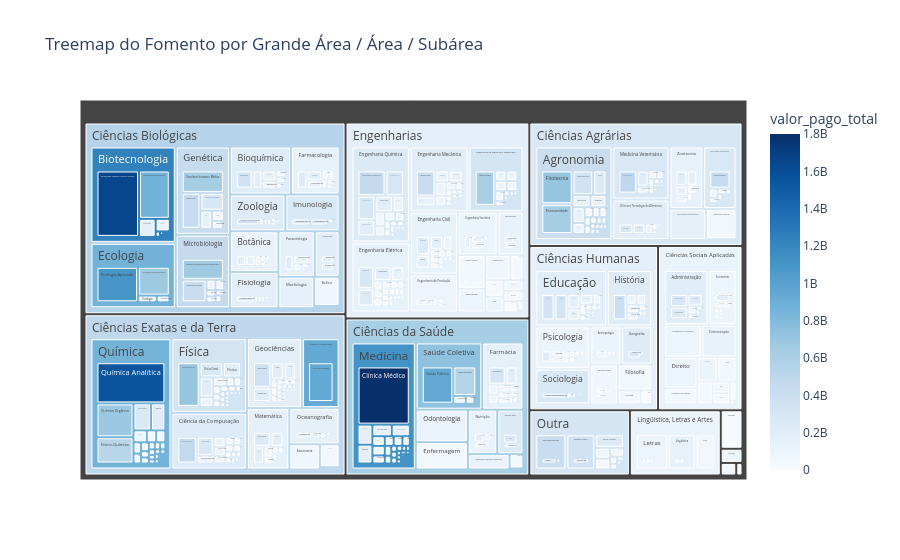

Notebook source saved alongside this figure:
### Markdown cell above
As grandes areas da saúde, biologicas e engenharias são as que mais recebem fomento no cnpq. -> tentar ligar com tipo_modalidade, já que ajuda muito na predicao

1. foi feito uma visualizacao hierarquica dos valores por area, grande area e subarea

### Code cell
import plotly.express as px

treemap_df = con.execute("""
SELECT
    grande_area,
    area,
    subarea,
    SUM(valor_pago) AS valor_pago_total
FROM 'dados/cnpq_com_capes.parquet'
GROUP BY grande_area, area, subarea
""").fetchdf()

treemap_df[['grande_area','area','subarea']] = treemap_df[['grande_area','area','subarea']].fillna('Unknown')

fig = px.treemap(
    treemap_df,
    path=['grande_area', 'area', 'subarea'],
    values='valor_pago_total',
    color='valor_pago_total',
    color_continuous_scale='Blues',
    title='Treemap do Fomento por Grande Área / Área / Subárea'
)

fig.show()

### Figure 1 — Plotly figure (JSON) as saved in the notebook; plotly's stock layout.template omitted (floating-point values rounded to 4 significant figures; data arrays with more than 128 entries replaced by an {"elided": "..."} marker saying what was removed)
{"data": [{"branchvalues": "total", "customdata": {"elided": "1732x1 float values"}, "domain": {"x": [0, 1], "y": [0, 1]}, "hovertemplate": "labels=%{label}<br>valor_pago_total_sum=%{value}<br>parent=%{parent}<br>id=%{id}<br>valor_pago_total=%{color}<extra></extra>", "ids": {"elided": "1732 str values"}, "labels": {"elided": "1732 str values"}, "marker": {"coloraxis": "coloraxis", "colors": {"elided": "1732 float values"}}, "name": "", "parents": {"elided": "1732 str values"}, "type": "treemap", "values": {"elided": "1732 float values"}}], "layout": {"coloraxis": {"colorbar": {"title": {"text": "valor_pago_total"}}, "colorscale": [[0, "rgb(247,251,255)"], [0.125, "rgb(222,235,247)"], [0.25, "rgb(198,219,239)"], [0.375, "rgb(158,202,225)"], [0.5, "rgb(107,174,214)"], [0.625, "rgb(66,146,198)"], [0.75, "rgb(33,113,181)"], [0.875, "rgb(8,81,156)"], [1, "rgb(8,48,107)"]]}, "legend": {"tracegroupgap": 0}, "title": {"text": "Treemap do Fomento por Grande Área / Área / Subárea"}}}
